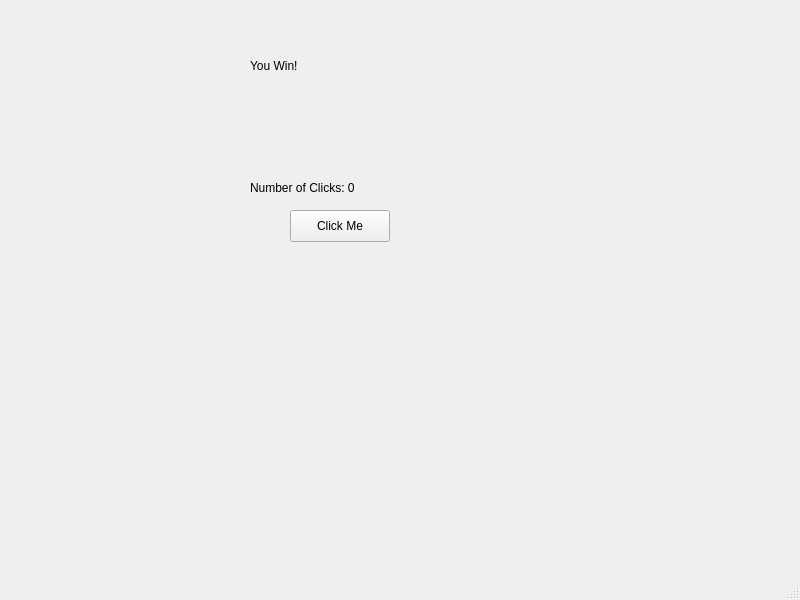
<?xml version="1.0" encoding="UTF-8"?>
<ui version="4.0">
 <class>ClickGameWindow</class>
 <widget class="QMainWindow" name="ClickGameWindow">
  <property name="geometry">
   <rect>
    <x>0</x>
    <y>0</y>
    <width>800</width>
    <height>600</height>
   </rect>
  </property>
  <property name="windowTitle">
   <string>ClickGameWindow</string>
  </property>
  <widget class="QWidget" name="centralwidget">
   <widget class="QPushButton" name="pushButton">
    <property name="geometry">
     <rect>
      <x>290</x>
      <y>210</y>
      <width>100</width>
      <height>32</height>
     </rect>
    </property>
    <property name="text">
     <string>Click Me</string>
    </property>
   </widget>
   <widget class="QLabel" name="label">
    <property name="geometry">
     <rect>
      <x>250</x>
      <y>180</y>
      <width>181</width>
      <height>16</height>
     </rect>
    </property>
    <property name="text">
     <string>Number of Clicks: 0</string>
    </property>
   </widget>
   <widget class="QLabel" name="label_2">
    <property name="geometry">
     <rect>
      <x>250</x>
      <y>50</y>
      <width>211</width>
      <height>31</height>
     </rect>
    </property>
    <property name="text">
     <string>You Win!</string>
    </property>
   </widget>
  </widget>
  <widget class="QMenuBar" name="menubar">
   <property name="geometry">
    <rect>
     <x>0</x>
     <y>0</y>
     <width>800</width>
     <height>36</height>
    </rect>
   </property>
  </widget>
  <widget class="QStatusBar" name="statusbar"/>
 </widget>
 <resources/>
 <connections/>
</ui>
